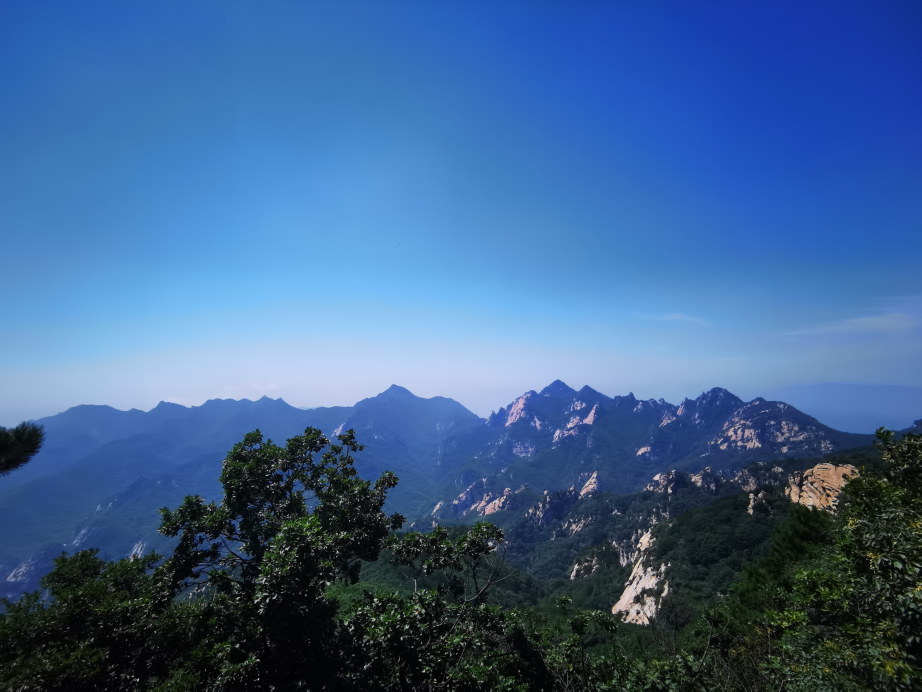
#> input picture resource/image/input/01.png, 4608 x 3456 px, found by its file name (shown at 1/5 size); its folder holds 3 pictures in this run
$ python main.py
#> lines starting #> are read from the running program, lines starting #| are printed output that depends on the picture; after the words box and inside, x2 and y2 are one past the last pixel; in counts of white or black regions, pixels touching at a corner belong together
### code/python/tools.py
import cv2
import numpy as np
import time
from perlin_numpy import generate_perlin_noise_2d
import os


def LoadImage(path: str, color=cv2.IMREAD_COLOR, size=(720, 1080)):
#> called with path = '../../resource/imageinput/01.png', color = 1, size = (720, 1080)
    img = cv2.imread(path, color)
#> img is the input picture: shape (3456, 4608, 3); mean B, G, R 146.6, 99.2, 62.3
    shape = img.shape
#> shape = (3456, 4608, 3)
    # print(img.shape)
    # need to reshape
    img = cv2.resize(img, (int(size[1] * shape[1] / shape[0]), size[1]))
#> img: shape (1080, 1440, 3)

    if img.shape[1] < size[0]:
        print("pad")
        img = cv2.copyMakeBorder(
            img, 0, size[1] - img.shape[1], 0, 0, cv2.BORDER_DEFAULT
        )
    elif img.shape[1] > size[0]:
        start = int(img.shape[1] / 2 - size[0] / 2)
#> start = 360
        end = int(img.shape[1] / 2 + size[0] / 2)
#> end = 1080
        img = img[:, start:end]
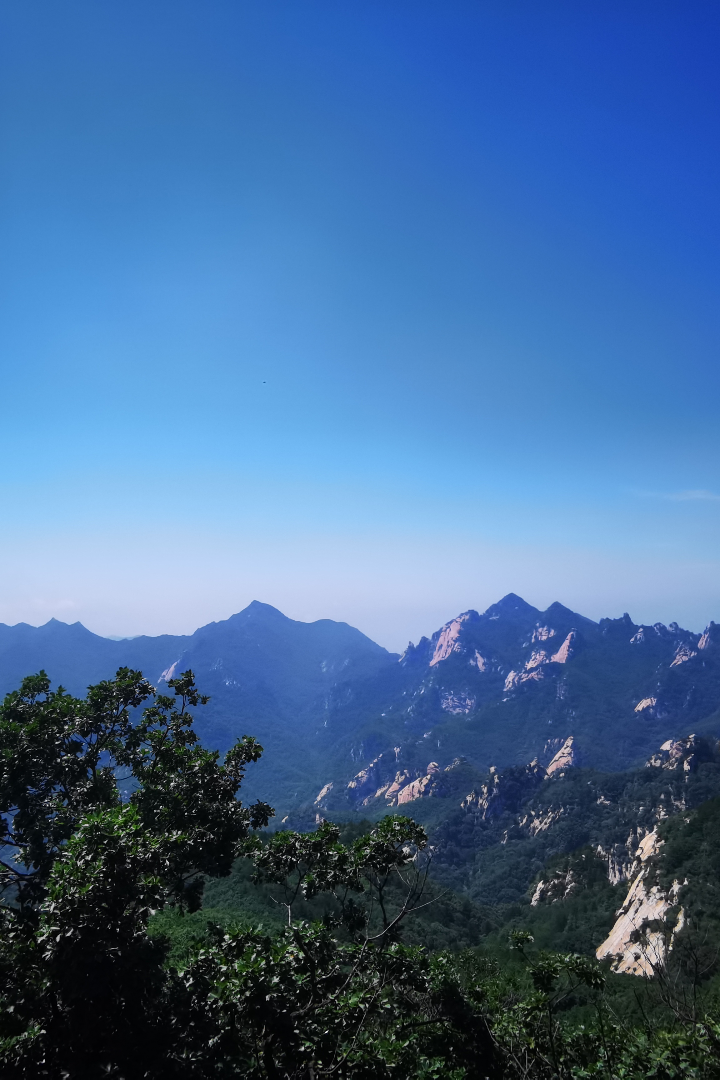
#> img: shape (1080, 720, 3); mean B, G, R 152.1, 106.1, 68
    return img


# [44 lines left out: functions ColorGrad, GetPerlinNoise, GetCombinedTexture, GetDryBrush, not called in this run]

### code/python/main.py
import tools
import cv2
import numpy as np
import time
import sys
import json
import os

############################################################
# notes
# numpy.shape = (height, width, depth)
############################################################


img_dir = "../img/"
depth = 0


class Config(object):
    input_dir = "../../resource/image"
    output_dir = "../../output"
    texture_dir = "../../resource/image/texture"
    is_edge_darken = True
    is_wobble = True
    is_dry_brush = False


class Timer(object):
    def __init__(self) -> None:
        self.tick = time.time()

    def Tick(self):
        ret = self.tick
        tick = time.time()
        return tick - ret


def PerformMorph(input):
    # timer = Timer.time()
    element = cv2.getStructuringElement(cv2.MORPH_ELLIPSE, (3, 3))
    progress = [cv2.MORPH_CLOSE, cv2.MORPH_OPEN, cv2.MORPH_CLOSE]
    for op in progress:
        cv2.morphologyEx(input, op, element, input, iterations=2)
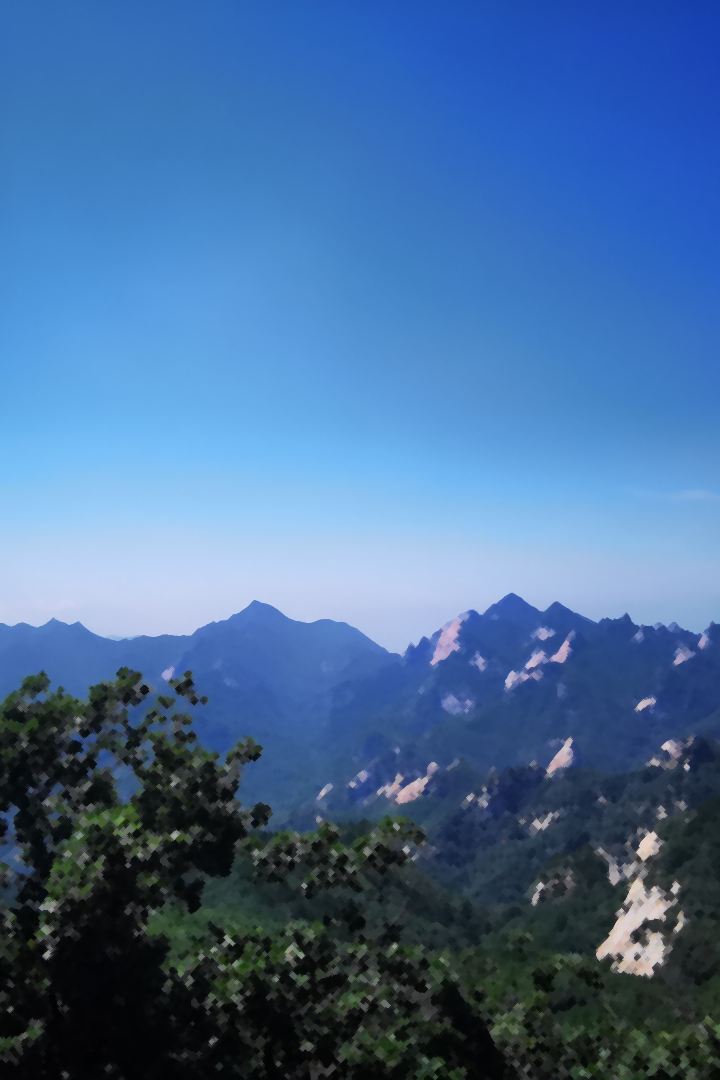
#> input: shape (1080, 720, 3); mean B, G, R 154, 108, 69.8
    # print(f"\tMorph using {timer.Tick()}")


def PerformMeanshift(input):
    # timer = Timer()
    cv2.pyrMeanShiftFiltering(input, 10, 25, input, maxLevel=1)
    # print(f"\tMeanshift using {timer.Tick()}")


def PerformAbstract(input):
    # timer = Timer()
    PerformMorph(input)
    PerformMeanshift(input)
    # print(f"\tAbstraction using {timer.Tick()}")


def EdgeDarken(img, edge, noise_path=None):
    if noise_path is None:
        texture = tools.LoadImage(
            "../img/pipeline/TextureCombined.jpg", cv2.IMREAD_GRAYSCALE
        )
    else:
        texture = tools.LoadImage(noise_path, cv2.IMREAD_GRAYSCALE)
    texture = texture * edge * 5.0 / (255.0) + texture
    # texture = edge / 10.0 + 128
    texture3D = np.stack((texture, texture, texture), axis=2)
    # img = np.float32(img)
    # print(texture3D.shape)
    ret = img * (1 - (1 - img / 255) * (2 * texture3D / 255 - 1))
    return ret


# [44 lines left out: functions Render, Wobble, not called in this run]


def Watercolorization(img, config: Config):
    timer = Timer()
    PerformAbstract(img)
    print(f"\tAbstraction \tusing \t{timer.Tick():.3f} sec")
    edge = cv2.Canny(img, 150, 200)
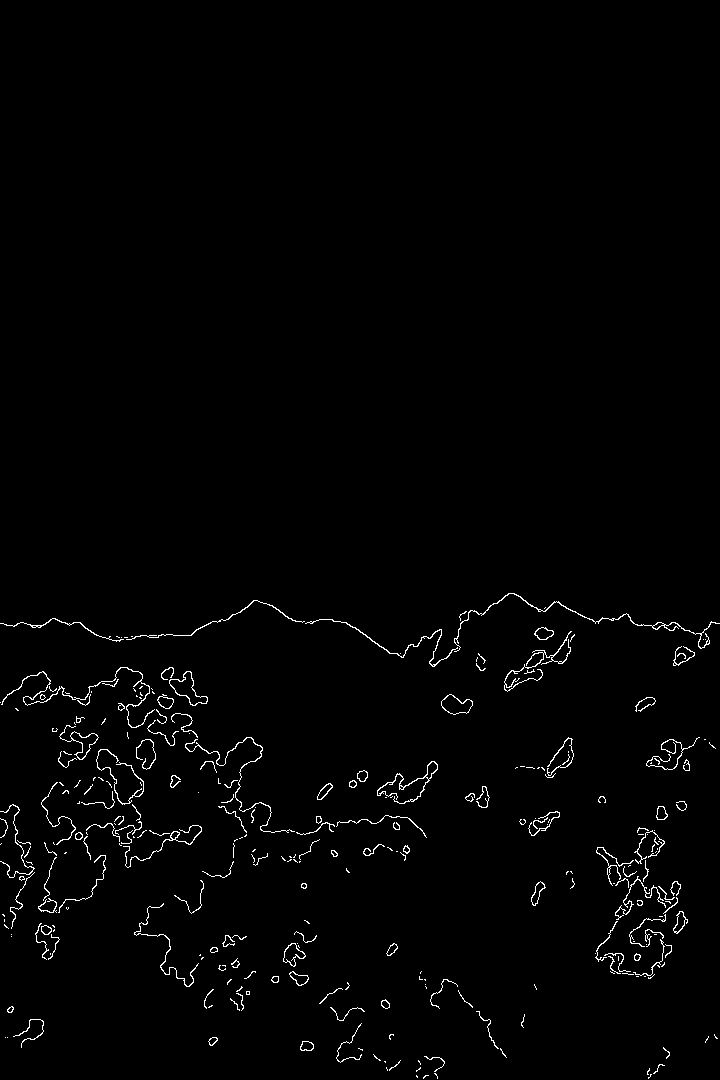
#> edge: shape (1080, 720); 1.4% white in thin lines or dots, all inside (x1, y1, x2, y2) = (0, 593, 720, 1079)
    print(f"\tEdgeDetect \tusing \t{timer.Tick():.3f} sec")
    # texture must have same shape
    if config.is_edge_darken:
        img = EdgeDarken(
            img, edge, os.path.join(config.texture_dir, "TextureCombined.jpg")
        )
    else:
        img = Render(img, os.path.join(config.texture_dir, "TextureCombined.jpg"))
    print(f"\tRendering \tusing \t{timer.Tick():.3f} sec")
    if config.is_wobble:
        wobble_texture = tools.LoadImage(
            "../../resource/image/texture/perlin_36.jpg", cv2.IMREAD_GRAYSCALE
        )
        img = Wobble(img, edge, wobble_texture, config)
    print(f"\tWobbling \tusing \t{timer.Tick():.3f} sec")
    return img


if __name__ == "__main__":
    ############################################################
    # Settings
    ############################################################
    config = Config()
    input_name = "01.png"
    input_path = "{}input/{}".format(config.input_dir, input_name)
    input_dir = config.input_dir
    ############################################################
    # Main Module
    ############################################################
    if len(sys.argv) == 2:
        # default config
        input_path = sys.argv[1]
        print(input_path)
    elif len(sys.argv) == 3:
        # use config
        json_config = json.load(sys.argv[1])
        input_path = sys.argv[2]
        config.input_dir = json_config["input_dir"]
        config.output_dir = json_config["output_dir"]
        config.texture_dir = json_config["texture_dir"]
        config.is_edge_darken = json_config["is_edge_darken"]
        config.is_dry_brush = json_config["is_dry_brush"]

    else:
        print("Wrong input format!\nYou can try commands below")

    if len(input_path.split("/")[-1].split(".")) < 2:
        # render all files in dir
        input_dir = input_path
        for (root, dirs, files) in os.walk(input_dir):
            dir = root[len(input_dir) + 1 :]
            for file in files:
                path = os.path.join(root, file)
                print(f"Rendering {path}")
                img = tools.LoadImage(path)
                img = Watercolorization(img, config)
                out_path = os.path.join(os.path.join(config.output_dir, dir), file)
                cv2.imwrite(out_path, img)
                print("finish\n")

    else:
        input_name = input_path.split("/")[-1]
        print(f"Rendering {input_path}")
        img = tools.LoadImage(input_path)
#> (the run stopped early here; a loop or call above may not have finished)
